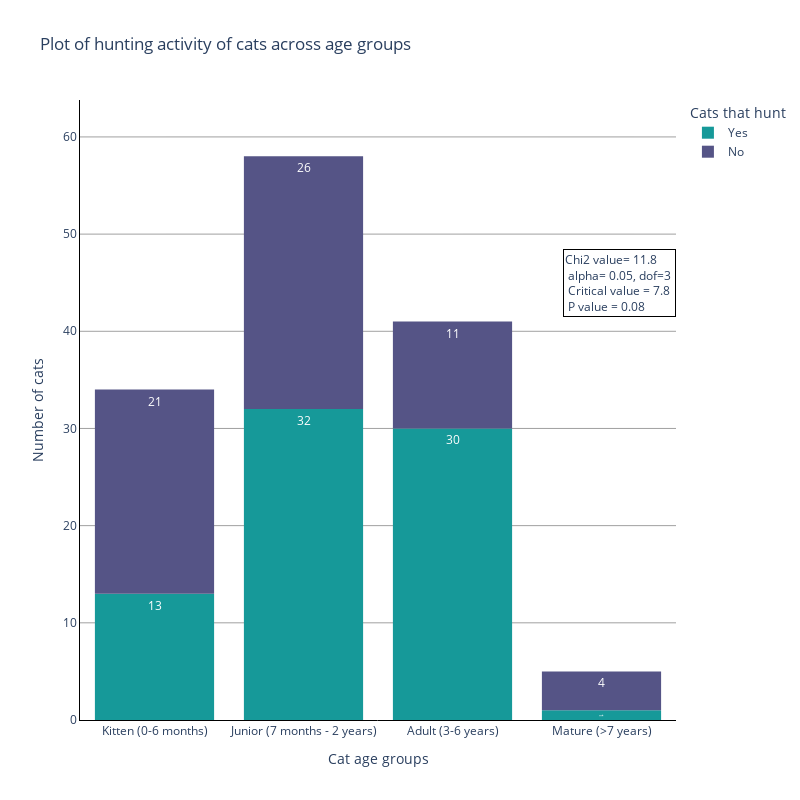

Notebook source saved alongside this figure:
### Code cell
# 1. Plot of hunting activity of cats across age groups

#Chi square association
#Result for cat_hunt_yn_fix and cat_age: 
#reject h0, there is a relationship 
# Chi square value = 11.809170244367774 
# Critical value = 7.814727903251179 
# dof=3
# P value = 0.008066287380498083


nice_graph(df= cat, x_var= 'cat_age',
col_var= 'cat_hunt_yn_fix',
graph_title= 'Plot of hunting activity of cats across age groups',
x_tit= 'Cat age groups',
legend_tit= 'Cats that hunt',
h=800,w=800,
an_x=1,an_y=0.76, 
dof=3, alpha=0.05, chi2=11.80, crit=7.8, p=0.08)

### Figure 1 — Plotly figure (JSON) as saved in the notebook; plotly's stock layout.template omitted (floating-point values rounded to 4 significant figures)
{"data": [{"alignmentgroup": "True", "bingroup": "x", "hovertemplate": "cat_hunt_yn_fix=Yes<br>cat_age=%{x}<br>count=%{y}<extra></extra>", "legendgroup": "Yes", "marker": {"color": "#169999", "pattern": {"shape": ""}}, "name": "Yes", "offsetgroup": "Yes", "orientation": "v", "showlegend": true, "texttemplate": "%{value}", "type": "histogram", "x": ["Junior (7 months - 2 years)", "Junior (7 months - 2 years)", "Adult (3-6 years)", "Junior (7 months - 2 years)", "Kitten (0-6 months)", "Junior (7 months - 2 years)", "Junior (7 months - 2 years)", "Adult (3-6 years)", "Junior (7 months - 2 years)", "Junior (7 months - 2 years)", "Adult (3-6 years)", "Adult (3-6 years)", "Adult (3-6 years)", "Junior (7 months - 2 years)", "Junior (7 months - 2 years)", "Junior (7 months - 2 years)", "Mature (>7 years)", "Junior (7 months - 2 years)", "Junior (7 months - 2 years)", "Adult (3-6 years)", "Adult (3-6 years)", "Kitten (0-6 months)", "Junior (7 months - 2 years)", "Junior (7 months - 2 years)", "Junior (7 months - 2 years)", "Adult (3-6 years)", "Adult (3-6 years)", "Junior (7 months - 2 years)", null, "Junior (7 months - 2 years)", "Adult (3-6 years)", "Adult (3-6 years)", "Kitten (0-6 months)", "Adult (3-6 years)", "Junior (7 months - 2 years)", "Adult (3-6 years)", "Junior (7 months - 2 years)", "Kitten (0-6 months)", "Junior (7 months - 2 years)", "Junior (7 months - 2 years)", "Junior (7 months - 2 years)", "Kitten (0-6 months)", "Junior (7 months - 2 years)", "Kitten (0-6 months)", "Adult (3-6 years)", "Junior (7 months - 2 years)", "Adult (3-6 years)", "Adult (3-6 years)", "Adult (3-6 years)", "Adult (3-6 years)", "Kitten (0-6 months)", "Adult (3-6 years)", "Kitten (0-6 months)", "Kitten (0-6 months)", null, "Adult (3-6 years)", "Kitten (0-6 months)", "Adult (3-6 years)", "Kitten (0-6 months)", "Junior (7 months - 2 years)", "Junior (7 months - 2 years)", "Adult (3-6 years)", "Adult (3-6 years)", "Adult (3-6 years)", "Kitten (0-6 months)", "Kitten (0-6 months)", "Adult (3-6 years)", "Adult (3-6 years)", "Junior (7 months - 2 years)", "Junior (7 months - 2 years)", "Junior (7 months - 2 years)", "Adult (3-6 years)", "Adult (3-6 years)", "Junior (7 months - 2 years)", "Adult (3-6 years)", "Junior (7 months - 2 years)", "Adult (3-6 years)", "Junior (7 months - 2 years)"], "xaxis": "x", "yaxis": "y"}, {"alignmentgroup": "True", "bingroup": "x", "hovertemplate": "cat_hunt_yn_fix=No<br>cat_age=%{x}<br>count=%{y}<extra></extra>", "legendgroup": "No", "marker": {"color": "#555486", "pattern": {"shape": ""}}, "name": "No", "offsetgroup": "No", "orientation": "v", "showlegend": true, "texttemplate": "%{value}", "type": "histogram", "x": ["Junior (7 months - 2 years)", "Adult (3-6 years)", "Junior (7 months - 2 years)", "Kitten (0-6 months)", "Kitten (0-6 months)", "Junior (7 months - 2 years)", "Junior (7 months - 2 years)", "Adult (3-6 years)", "Junior (7 months - 2 years)", "Adult (3-6 years)", "Junior (7 months - 2 years)", "Adult (3-6 years)", "Adult (3-6 years)", "Kitten (0-6 months)", "Kitten (0-6 months)", "Junior (7 months - 2 years)", "Junior (7 months - 2 years)", "Kitten (0-6 months)", "Junior (7 months - 2 years)", "Junior (7 months - 2 years)", "Adult (3-6 years)", "Junior (7 months - 2 years)", "Mature (>7 years)", "Junior (7 months - 2 years)", "Kitten (0-6 months)", "Kitten (0-6 months)", "Junior (7 months - 2 years)", "Mature (>7 years)", "Kitten (0-6 months)", "Mature (>7 years)", "Junior (7 months - 2 years)", "Junior (7 months - 2 years)", "Junior (7 months - 2 years)", "Junior (7 months - 2 years)", "Adult (3-6 years)", "Junior (7 months - 2 years)", "Kitten (0-6 months)", "Kitten (0-6 months)", "Junior (7 months - 2 years)", "Junior (7 months - 2 years)", "Kitten (0-6 months)", "Kitten (0-6 months)", "Adult (3-6 years)", "Kitten (0-6 months)", "Mature (>7 years)", "Junior (7 months - 2 years)", "Adult (3-6 years)", "Kitten (0-6 months)", "Adult (3-6 years)", "Kitten (0-6 months)", "Kitten (0-6 months)", "Junior (7 months - 2 years)", "Kitten (0-6 months)", "Adult (3-6 years)", "Kitten (0-6 months)", "Kitten (0-6 months)", "Junior (7 months - 2 years)", "Kitten (0-6 months)", "Junior (7 months - 2 years)", "Junior (7 months - 2 years)", "Kitten (0-6 months)", "Junior (7 months - 2 years)"], "xaxis": "x", "yaxis": "y"}], "layout": {"annotations": [{"align": "left", "bordercolor": "Black", "borderwidth": 1, "showarrow": false, "text": "Chi2 value= 11.8 <br> alpha= 0.05, dof=3 <br> Critical value = 7.8 <br> P value = 0.08", "x": 1, "xref": "paper", "y": 0.76, "yref": "paper"}], "autosize": false, "barmode": "relative", "height": 800, "legend": {"title": {"text": "Cats that hunt"}, "tracegroupgap": 0}, "plot_bgcolor": "White", "showlegend": true, "title": {"text": "Plot of hunting activity of cats across age groups"}, "width": 800, "xaxis": {"anchor": "y", "categoryarray": ["Kitten (0-6 months)", "Junior (7 months - 2 years)", "Adult (3-6 years)", "Mature (>7 years)"], "categoryorder": "array", "domain": [0, 1], "linecolor": "Black", "linewidth": 1, "showline": true, "title": {"text": "Cat age groups"}}, "yaxis": {"anchor": "x", "domain": [0, 1], "gridcolor": "Grey", "gridwidth": 0.75, "linecolor": "Black", "linewidth": 1, "range": [0, 63.8], "showline": true, "title": {"text": "Number of cats"}}}}
